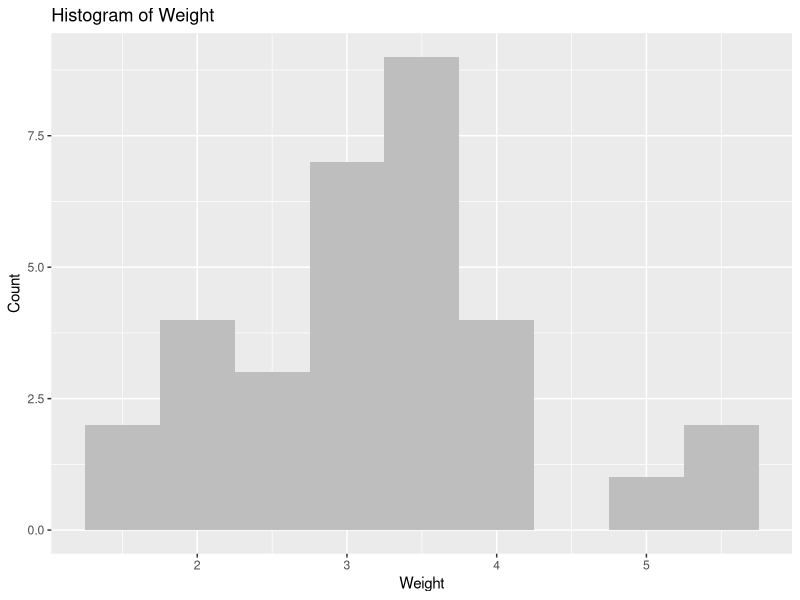
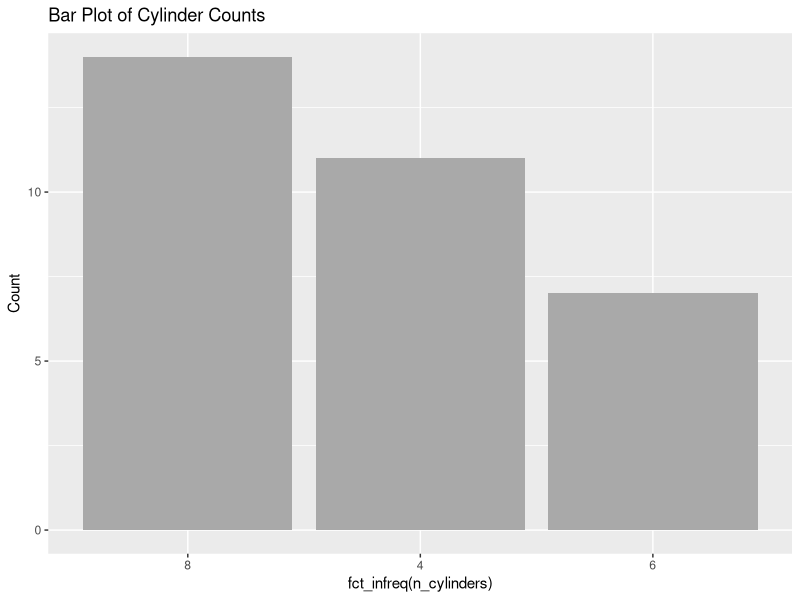
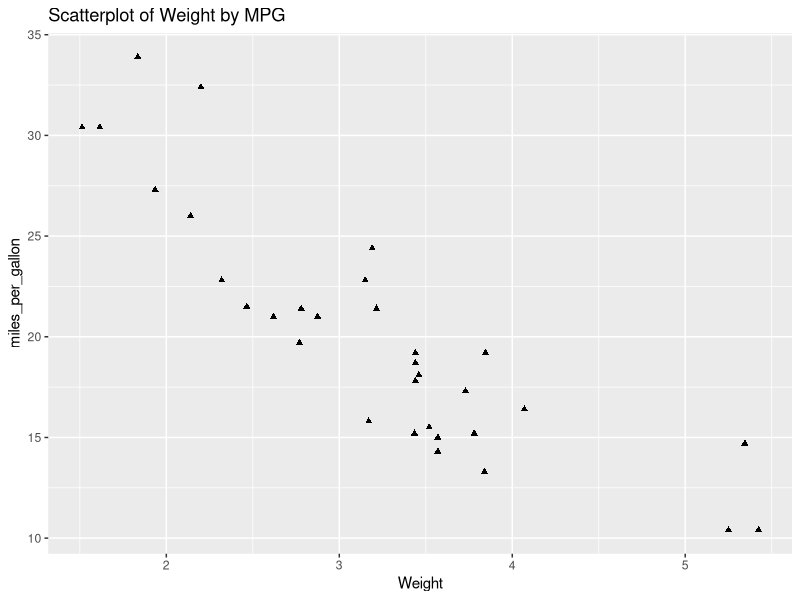
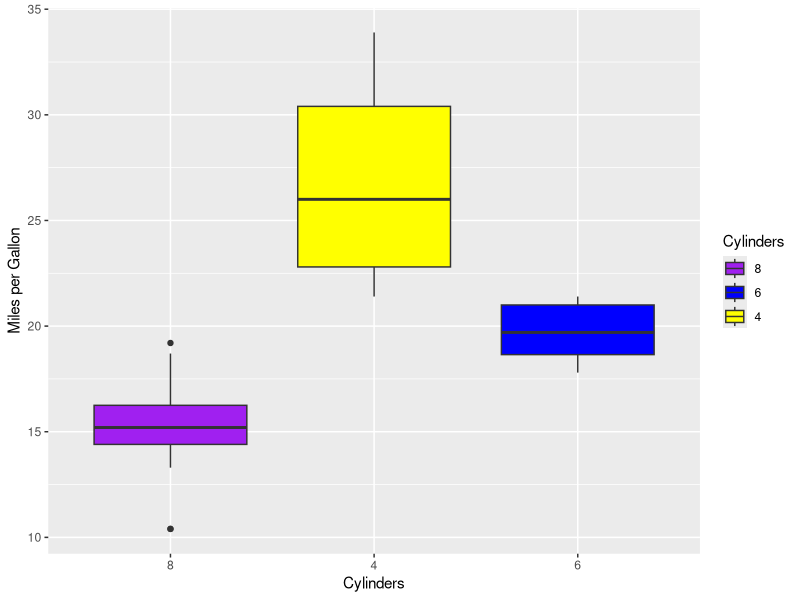
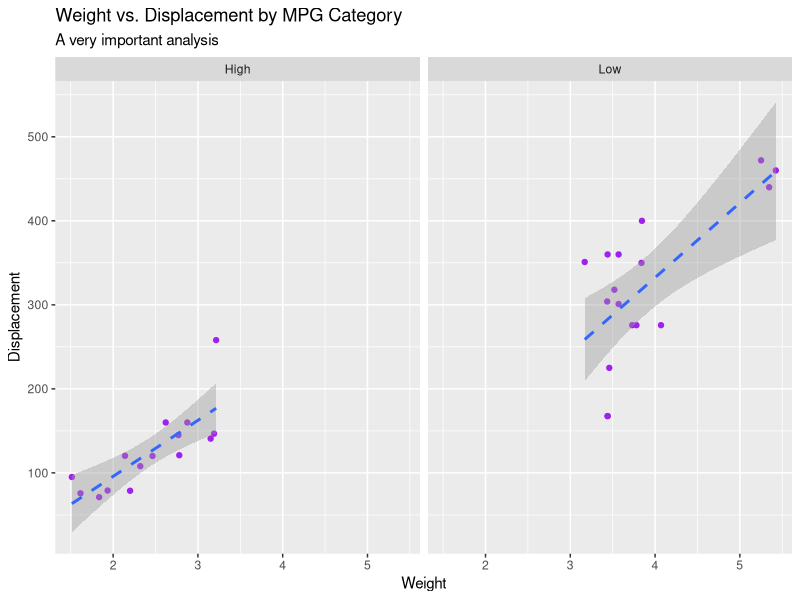
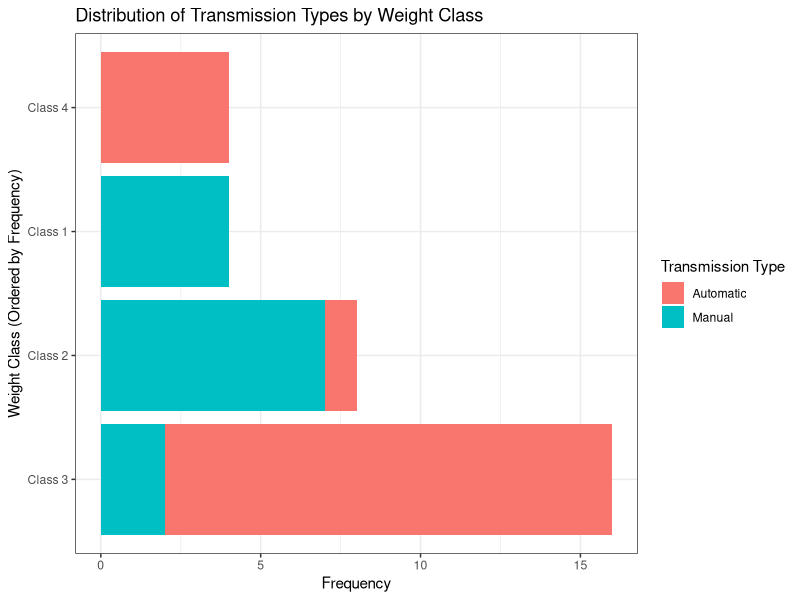

Reproduce these figures in R, in order.
## ---- chunk 1

#| label: libraries-seed

library(tidyverse)
set.seed(123)
## ---- chunk 2

#| label: inspect-mtcars

## Look at the structure and first few rows of the mtcars dataset
str(mtcars)
head(mtcars)


## ---- chunk 3

#| label: prepare-mtcars

## Prepare the mtcars dataset for visualization

## Assign your wrangled data to a new object `mtcars.viz` so you have access 
## to the original if needed


#mtcars.viz <- mtcars %>%
  # Optionally, rename variables for clarity

mtcars.viz <- mtcars

  # Change data types as needed
  # Optionally, rename factor levels for clarity as needed

mtcars.viz[, c(1, 2, 3, 4, 5, 6, 7, 10, 11)] <- lapply(mtcars.viz[, c(1, 2, 3, 4, 5, 6, 7, 10, 11)], as.numeric)

mtcars.viz <- mtcars.viz %>% rename("Engine" = vs, "Transmission" = am)

## ---- chunk 4

#| label: plot1-histogram

ggplot(mtcars.viz, aes(x = wt)) + 
  geom_histogram(binwidth = 0.5, fill = "gray") + 
  labs(title = "Histogram of Weight", x = "Weight", y = "Count")


## ---- chunk 5

#| label: plot2-barplot



ggplot(mtcars, aes(x = factor(cyl, levels = c(8, 6, 4)))) + 
  geom_bar(fill = "darkgray") +
  scale_x_discrete(limits = c("8", "4", "6")) +  
  labs(title = "Bar Plot of Cylinder Counts", x = "fct_infreq(n_cylinders)", y = "Count")
  


## ---- chunk 6

#| label: plot3-scatterplot

ggplot(mtcars.viz, aes(x = wt, y = mpg)) +
  geom_point(shape = "triangle") +
  labs(title = "Scatterplot of Weight by MPG ", x = "Weight", y = "miles_per_gallon")


## ---- chunk 7

#| label: plot4-boxplot


# Create a factor variable for cyl with the desired order (important for limits)
mtcars.viz$cyl_factor <- factor(mtcars.viz$cyl, levels = c(8, 6, 4))

# Create the boxplot
ggplot(mtcars.viz, aes(x = cyl_factor, y = mpg, fill = cyl_factor)) +
  geom_boxplot() +
  scale_x_discrete(limits = c("8", "4", "6")) +
  scale_fill_manual(values = c("purple", "blue", "yellow")) +  
  labs(x = "Cylinders", y = "Miles per Gallon", fill = "Cylinders")


## ---- chunk 8

#| label: plot5-faceted-scatterplot

data <- mtcars

data$mpg_category <- ifelse(data$mpg > median(data$mpg), "High", "Low")
data$mpg_category <- factor(data$mpg_category, levels = c("High", "Low"))

ggplot(data, aes(x = wt, y = disp)) +
  geom_point(color = "purple") + 
    geom_smooth(method = "lm", linetype = "dashed") +
  facet_wrap(~ mpg_category) +
  labs(title = "Weight vs. Displacement by MPG Category",
       subtitle = "A very important analysis",
       x = "Weight",
       y = "Displacement")


## ---- chunk 9

#| label: plot6-stacked-barplot

data <- mtcars

# Create weight classes
data$weight_class <- cut(data$wt, 
                        breaks = c(0, 2, 3, 4, Inf),  # Example: custom breaks
                        labels = c("Class 1", "Class 2", "Class 3", "Class 4"),
                        include.lowest = TRUE)

# Convert am to factor with labels
data$am <- factor(data$am, levels = c(0, 1), labels = c("Automatic", "Manual"))

# Order weight classes by frequency
class_order <- data %>%
  group_by(weight_class) %>%
  count() %>%
  arrange(desc(n)) %>%
  pull(weight_class)

data$weight_class <- factor(data$weight_class, levels = class_order)

# Create the stacked barplot
ggplot(data, aes(x = weight_class, fill = am)) +
  geom_bar(position = "stack") +
  labs(title = "Distribution of Transmission Types by Weight Class",
           x = "Weight Class (Ordered by Frequency)",
           y = "Frequency",
           fill = "Transmission Type") +
      theme_bw() +
      coord_flip()

## ---- chunk 10

#| label: optional-plot-1

## Your code here

